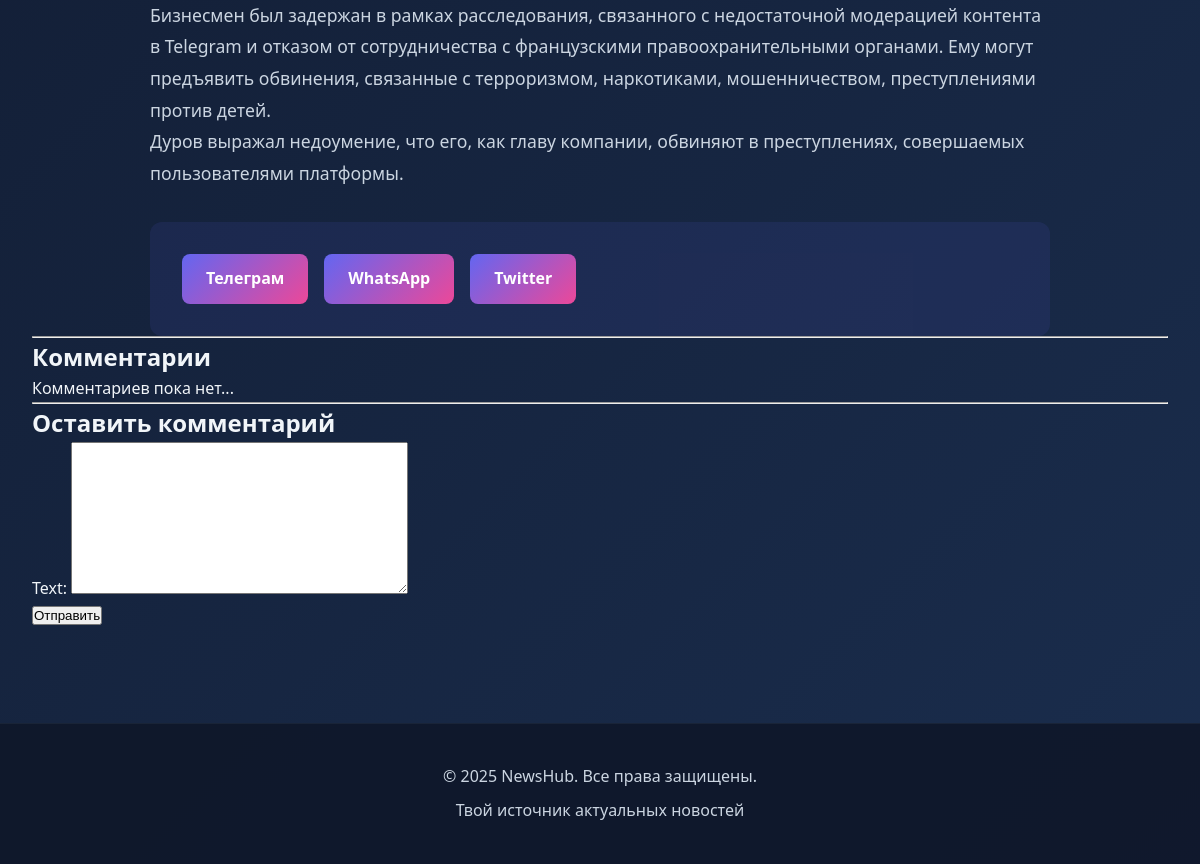
The page /news/1/ (lower part) on the database as committed earlier.
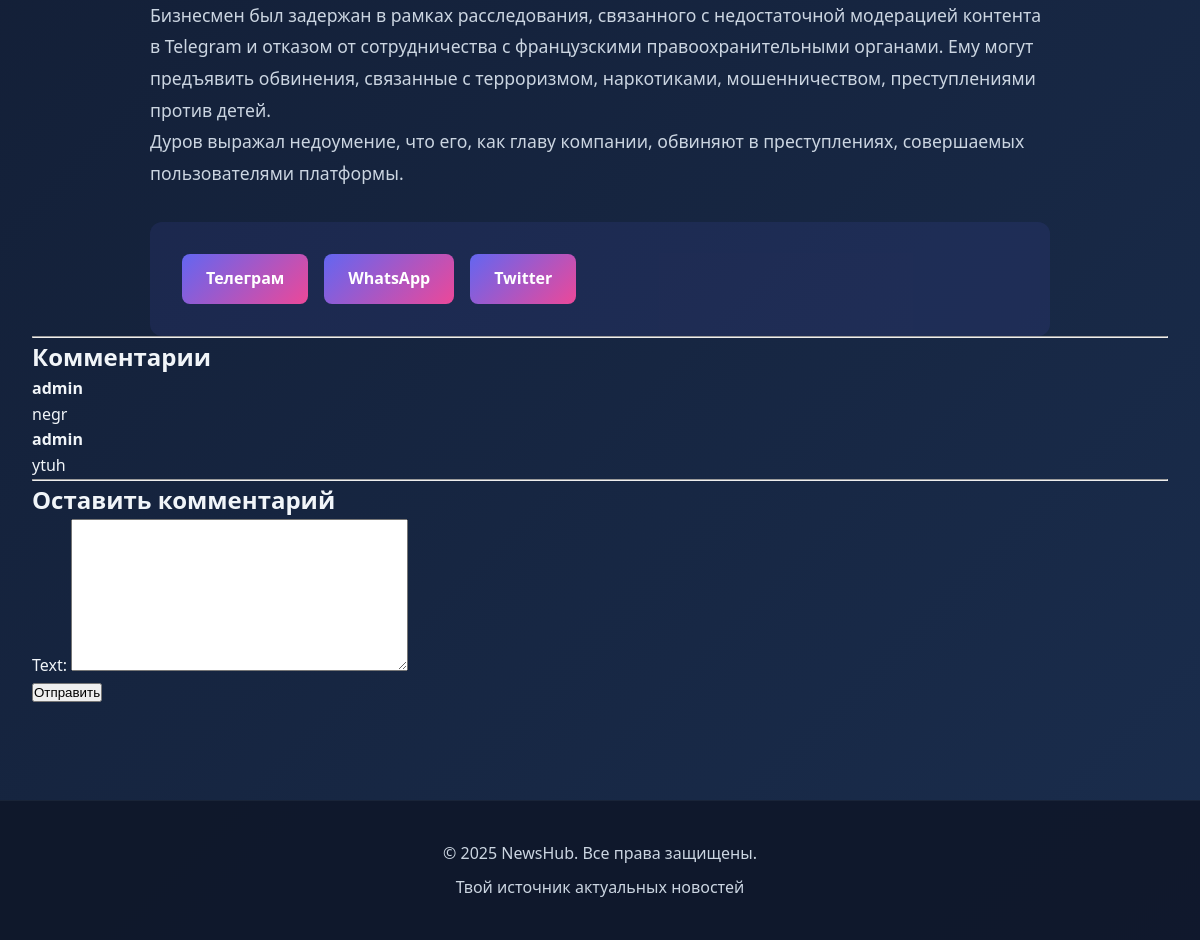
The same page on the database as committed later.
### news/models.py (models this page shows, shortened)
class News(models.Model):
    title = models.CharField(max_length=250)
    text = models.TextField()
    published_time = models.DateTimeField(auto_now_add=True)
    category = models.ForeignKey(Category,on_delete=models.CASCADE)
    image = models.ManyToManyField(Images)

class Comments(models.Model):
    text = models.TextField()
    created_at = models.DateTimeField(auto_now_add=True)
    user = models.ForeignKey(User,on_delete=models.CASCADE)
    news = models.ForeignKey(News,on_delete=models.CASCADE)

### news/views.py (the view)
# urls.py: path('news/<int:news_id>/', news_detail, name='news_detail'),
def news_detail(request, news_id):
    new = get_object_or_404(News, id=news_id)
    comments = Comments.objects.filter(news=new)
    if request.method == 'POST':
        if not request.user.is_authenticated:
            return redirect('login')
        forms = ReviewForm(request.POST)
        if forms.is_valid():
            comment = forms.save(commit=False)
            comment.user = request.user
            comment.news = new
            comment.save()
            return redirect('news_detail', news_id=new.id)
    else:
        forms = ReviewForm()
    context = {
        'new': new,
        'comments': comments,
        'forms': forms
    }
    return render(request, 'news/news_detail.html', context)

### news/forms.py
class ReviewForm(forms.ModelForm):
    class Meta:
        model = Comments
        fields = ['text']

### news/models.py (called while the page is built)
    def __str__(self):
        return self.category_name

### templates/news/news_detail.html (shortened to what this page needs)
{% extends 'news/base.html' %}
{% load static %}
{% block extra_css %}
<link rel="stylesheet" href="{% static 'css/news_detail.css' %}">
{% endblock %}
{% block content %}
<article class="article-container">
    <div class="article-body">
        <div class="article-text">
            {{ new.text|linebreaks }}
        </div>
    </div>
</article>
<hr>
<h2>Комментарии</h2>
{% for c in comments %}
<div class="comment-box">
    <strong>{{ c.user.username }}</strong><br>
    {{ c.text }}
</div>
{% empty %}
<p>Комментариев пока нет...</p>
{% endfor %}
<hr>
<h2>Оставить комментарий</h2>
<form method="POST">
    {{ forms.as_p }}
    <button type="submit">Отправить</button>
</form>
{% endblock %}

### templates/news/base.html (shortened to what this page needs)
{% load static %}
<!DOCTYPE html>
<html lang="ru">
<head>
    <link rel="stylesheet" href="{% static 'css/base.css' %}">
    {% block extra_css %}{% endblock %}
</head>
<body>
    <main class="main-content">
        {% block content %}{% endblock %}
    </main>
    <footer class="footer">
        <div class="footer-container">
            <p>&copy; 2025 NewsHub. Все права защищены.</p>
            <p>Твой источник актуальных новостей</p>
        </div>
    </footer>
</body>
</html>

### static/css/base.css (style rules this page uses)
* { margin: 0; padding: 0; box-sizing: border-box; }
:root { --primary: #6366f1; --primary-dark: #4f46e5; --secondary: #ec4899; --accent: #f59e0b; --bg-dark: #0f172a; --bg-light: #1e293b; --text-primary: #f1f5f9; --text-secondary: #cbd5e1; --border: #334155; --success: #10b981; --danger: #ef4444; }
html { scroll-behavior: smooth; }
body { font-family: 'Segoe UI', Tahoma, Geneva, Verdana, sans-serif; background: linear-gradient(135deg, var(--bg-dark) 0%, #1a2d4d 100%); color: var(--text-primary); line-height: 1.6; min-height: 100vh; display: flex; flex-direction: column; }
.main-content { flex: 1; max-width: 1200px; width: 100%; margin: 0 auto; padding: 2rem; }
.footer { background: rgba(15, 23, 42, 0.9); border-top: 1px solid rgba(51, 65, 85, 0.3); margin-top: 4rem; animation: slideUp 0.6s ease-out; }
.footer-container { max-width: 1200px; margin: 0 auto; padding: 2rem; text-align: center; color: var(--text-secondary); }
.footer-container p { margin: 0.5rem 0; }

### static/css/news_detail.css (style rules this page uses)
.article-container { max-width: 900px; margin: 0 auto; animation: fadeIn 0.8s ease-out; }
.article-body { animation: fadeIn 0.8s ease-out 0.4s both; }
.article-text { font-size: 1.1rem; line-height: 1.8; color: #cbd5e1; margin-top: 2rem; }
.article-text p { margin-bottom: 1.5rem; transition: all 0.3s ease; }
.article-text p:first-letter { font-size: 1.2rem; font-weight: 700; color: #6366f1; }

Rows that differ between the two databases and show on the page:
added Comments: user.username "admin", text "negr"
added Comments: user.username "admin", text "ytuh"
Other text that changed with them:
text no longer shown: "Комментариев пока нет..."
